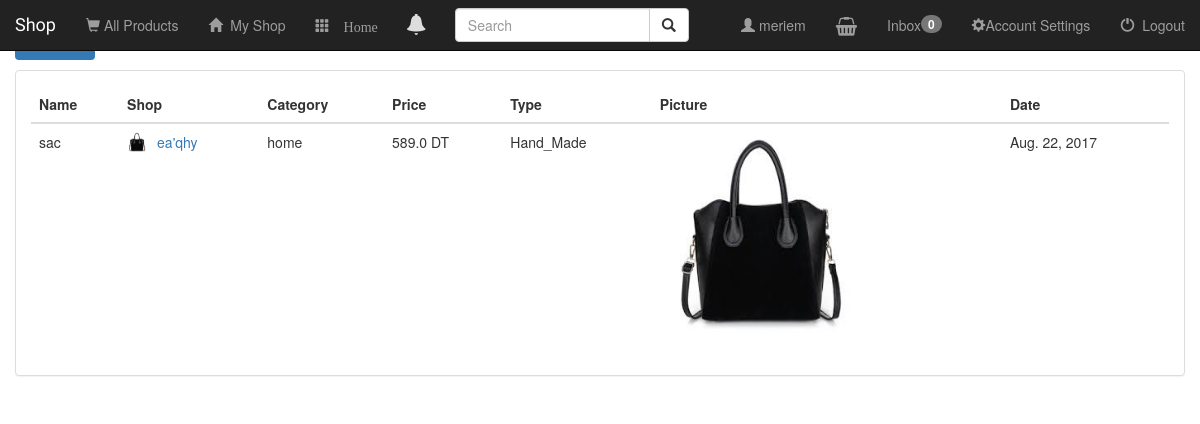
The page /boutique/product/all/ (signed in) on the database as committed earlier.
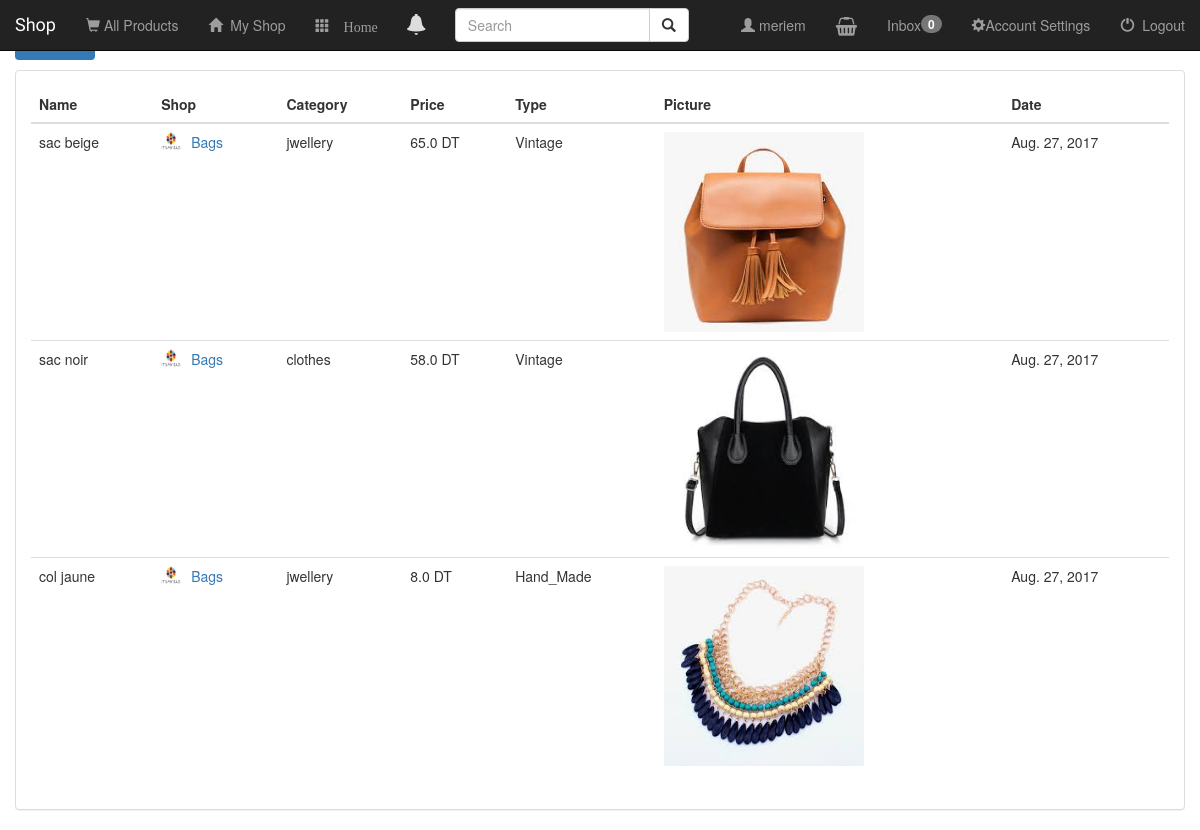
The same page on the database as committed later.
### boutique/models.py (models this page shows, shortened)
class Product(models.Model):
    Hand_Made = 'Hand_Made'
    Vintage = 'Vintage'
    Baby = 'Baby'
    Child = 'Child'
    Teenager = 'Teenager'
    Adult = 'Adult'
    Male = 'Male'
    Female = 'Female'
    shop = models.ForeignKey(Shop, on_delete=models.CASCADE)
    product_name = models.CharField(max_length=250)
    product_price = models.FloatField()
    product_logo = models.ImageField(null=True, upload_to=user_directory_path)
    product_pic1 = models.ImageField(null=True, upload_to=user_directory_path)
    product_pic2 = models.ImageField(null=True, upload_to=user_directory_path)
    product_pic3 = models.ImageField(null=True, upload_to=user_directory_path)
    is_activate = models.BooleanField(default=False)
    category = models.ForeignKey(Category, on_delete=models.CASCADE, default=None,
        blank=True)
    product_type = models.CharField(
        max_length=20,
        blank=True,
        choices=(
            (Hand_Made, 'Hand_Made'),
            (Vintage, 'Vintage')
        ),default=None
    )
    gender = models.CharField(
        max_length=15,
        blank=True,
        choices=(
            (Male, 'Male'),
            (Female, 'Female')
        ),default=None
    )
    age = models.CharField(
        max_length=10,
        blank=True,
        choices=(
            (Baby, 'Baby'),
            (Child, 'Child'),
            (Teenager, 'Teenager'),
            (Adult, 'Adult')
        ),default=None
    )
    description = models.TextField(max_length=250, default=None)
    quantite = models.IntegerField(default=None)
    date = models.DateField(auto_now_add=True, null=True)
    tags = models.TextField(max_length=250, blank=True, default=None,null=True)
    is_favorite = models.BooleanField(default=False)
    class Meta:
        ordering = ('-date',)

class Shop(models.Model):
    user = models.ForeignKey(User, default=1)
    username = models.CharField(max_length=250)
    shop_name = models.CharField(max_length=500)
    shop_logo = models.FileField(null=True)
    is_favorite = models.BooleanField(default=False)
    visitors = models.ManyToManyField(User,related_name='user')
    Msg_Parametre = models.TextField(default='Can I help you?')

class Category(models.Model):
    label = models.CharField(
        max_length=250,
        unique=True
    )
    def __str__(self):
        return self.label

### boutique/views.py (the view)
# urls.py: url(r'^product/(?P<filter_by>[a-zA_Z]+)/$', views.products, name='products'),
def products(request, filter_by):
    if not request.user.is_authenticated():
        return render(request, 'boutique/login.html')
    else:
        try:
            product_ids = []
            for shop in Shop.objects.filter(user=request.user):
                for product in shop.product_set.all():
                    product_ids.append(product.pk)
            users_products = Product.objects.filter(pk__in=product_ids)
            if filter_by == 'favorites':
                users_products = users_products.filter(is_favorite=True)
        except Shop.DoesNotExist:
            users_products = []
        return render(request, 'boutique/products.html', {
            'product_list': users_products,
            'filter_by': filter_by,
        })

### project/authentication/models.py (called while the page is built)
    def get_screen_name(self):
        try:
            if self.user.get_full_name():
                return self.user.get_full_name()
            else:
                return self.user.username
        except:
            return self.user.username

### boutique/templates/boutique/products.html (shortened to what this page needs)
{% extends 'boutique/base.html' %}
{% block body %}
<div class="container-fluid songs-container">
    <div class="row">
        <div class="col-sm-12">
            <ul class="nav nav-pills" style="margin-bottom: 10px;">
                <li role="presentation" {% if filter_by == 'all' %}class="active"{% endif %}><a href="{% url 'boutique:products' 'all' %}">View All</a></li>
            </ul>
        </div>
    </div>
    <div class="row">
        <div class="col-sm-12">
            <div class="panel panel-default">
                <div class="panel-body">
                    <table class="table">
                        <thead>
                            <tr>
                                <th>Name</th>
                                <th>Shop</th>
                                <th>Category</th>
                                <th>Price</th>
                                <th>Type</th>
                                <th>Picture</th>
                                <th>Date</th>
                            </tr>
                        </thead>
                        <tbody>
                            {% for product in product_list %}
                                <tr>
                                    <td>{{ product.product_name }}</td>
                                    <td>
                                        <a href="{% url 'boutique:detail' product.shop.id %}">
                                            <img src="{{ product.shop.shop_logo.url }}" class="img-responsive" style="width: 20px; height: 20px; float: left; margin-right: 10px;" />
                                        </a>
                                        <a href="{% url 'boutique:detail' product.shop.id %}">{{ product.shop.shop_name }}</a>
                                    </td>
                                    <td>{{ product.category }}</td>
                                    <td>{{ product.product_price }} DT</td>
                                    <td>{{ product.product_type }}</td>
                                    <td><img src="{{ product.product_logo.url }}" style="width:200px; height:200px;" class="img-responsive"></td>
                                    <td>{{ product.date }}</td>
                                </tr>
                            {% endfor %}
                        </tbody>
                    </table>
                </div>
            </div>
        </div>
    </div>
</div>
{% endblock %}

Rows that differ between the two databases and show on the page:
removed Product: product_name "sac", shop.shop_logo (picture), shop.shop_name "ea'qhy", category "home", product_price "589.0", product_type "Hand_Made", product_logo (picture), date "Aug. 22, 2017"
added Product: product_name "sac beige", shop.shop_logo (picture), shop.shop_name "Bags", category "jwellery", product_price "65.0", product_type "Vintage", product_logo (picture), date "Aug. 27, 2017"
added Product: product_name "sac noir", shop.shop_logo (picture), shop.shop_name "Bags", category "clothes", product_price "58.0", product_type "Vintage", product_logo (picture), date "Aug. 27, 2017"
added Product: product_name "col jaune", shop.shop_logo (picture), shop.shop_name "Bags", category "jwellery", product_price "8.0", product_type "Hand_Made", product_logo (picture), date "Aug. 27, 2017"
